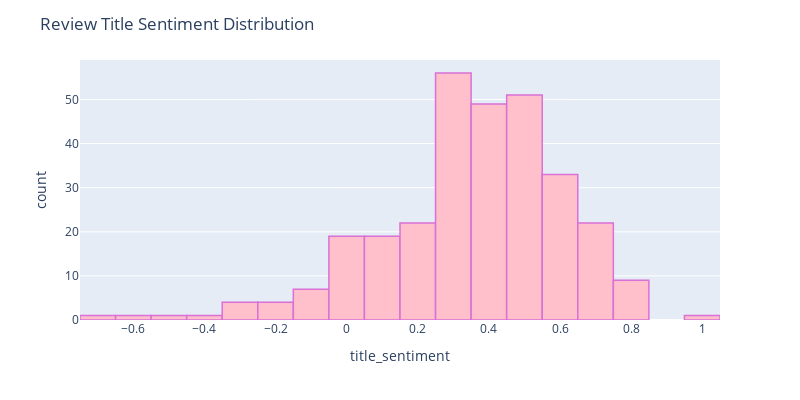
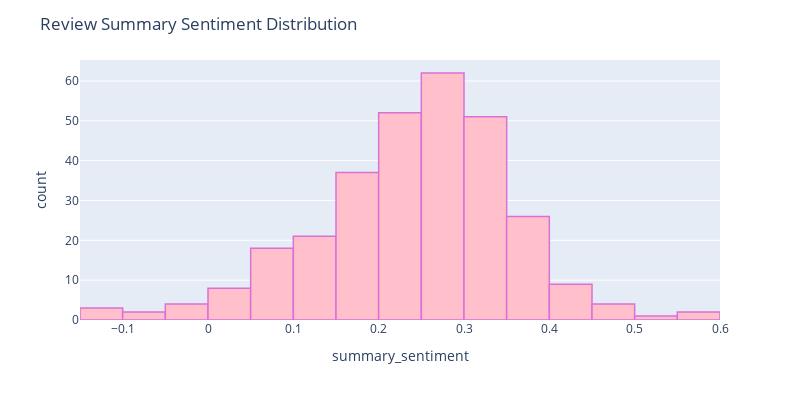

Notebook code cell kept with these figures, in order:
### Markdown cell above
### Sentiment Distribution Plot

### Code cell
%matplotlib inline
fig2 = px.histogram(hotels_df, x="title_sentiment",  width=800, height=400)
fig2.update_traces(marker_color="pink",marker_line_color='orchid',
                  marker_line_width=1.5)
fig2.update_layout(title_text='Review Title Sentiment Distribution')
fig2.show()

%matplotlib inline
fig3 = px.histogram(hotels_df, x="summary_sentiment",  width=800, height=400)
fig3.update_traces(marker_color="pink",marker_line_color='orchid',
                  marker_line_width=1.5)
fig3.update_layout(title_text='Review Summary Sentiment Distribution')
fig3.show()

### Figure 1 — Plotly figure (JSON) as saved in the notebook; plotly's stock layout.template omitted (floating-point values rounded to 4 significant figures; data arrays with more than 128 entries replaced by an {"elided": "..."} marker saying what was removed)
{"data": [{"alignmentgroup": "True", "bingroup": "x", "hovertemplate": "title_sentiment=%{x}<br>count=%{y}<extra></extra>", "legendgroup": "", "marker": {"color": "pink", "line": {"color": "orchid", "width": 1.5}, "pattern": {"shape": ""}}, "name": "", "offsetgroup": "", "orientation": "v", "showlegend": false, "type": "histogram", "x": {"elided": "300 float values"}, "xaxis": "x", "yaxis": "y"}], "layout": {"barmode": "relative", "height": 400, "legend": {"tracegroupgap": 0}, "margin": {"t": 60}, "title": {"text": "Review Title Sentiment Distribution"}, "width": 800, "xaxis": {"anchor": "y", "domain": [0, 1], "title": {"text": "title_sentiment"}}, "yaxis": {"anchor": "x", "domain": [0, 1], "title": {"text": "count"}}}}

### Figure 2 — Plotly figure (JSON) as saved in the notebook; plotly's stock layout.template omitted (floating-point values rounded to 4 significant figures; data arrays with more than 128 entries replaced by an {"elided": "..."} marker saying what was removed)
{"data": [{"alignmentgroup": "True", "bingroup": "x", "hovertemplate": "summary_sentiment=%{x}<br>count=%{y}<extra></extra>", "legendgroup": "", "marker": {"color": "pink", "line": {"color": "orchid", "width": 1.5}, "pattern": {"shape": ""}}, "name": "", "offsetgroup": "", "orientation": "v", "showlegend": false, "type": "histogram", "x": {"elided": "300 float values"}, "xaxis": "x", "yaxis": "y"}], "layout": {"barmode": "relative", "height": 400, "legend": {"tracegroupgap": 0}, "margin": {"t": 60}, "title": {"text": "Review Summary Sentiment Distribution"}, "width": 800, "xaxis": {"anchor": "y", "domain": [0, 1], "title": {"text": "summary_sentiment"}}, "yaxis": {"anchor": "x", "domain": [0, 1], "title": {"text": "count"}}}}
